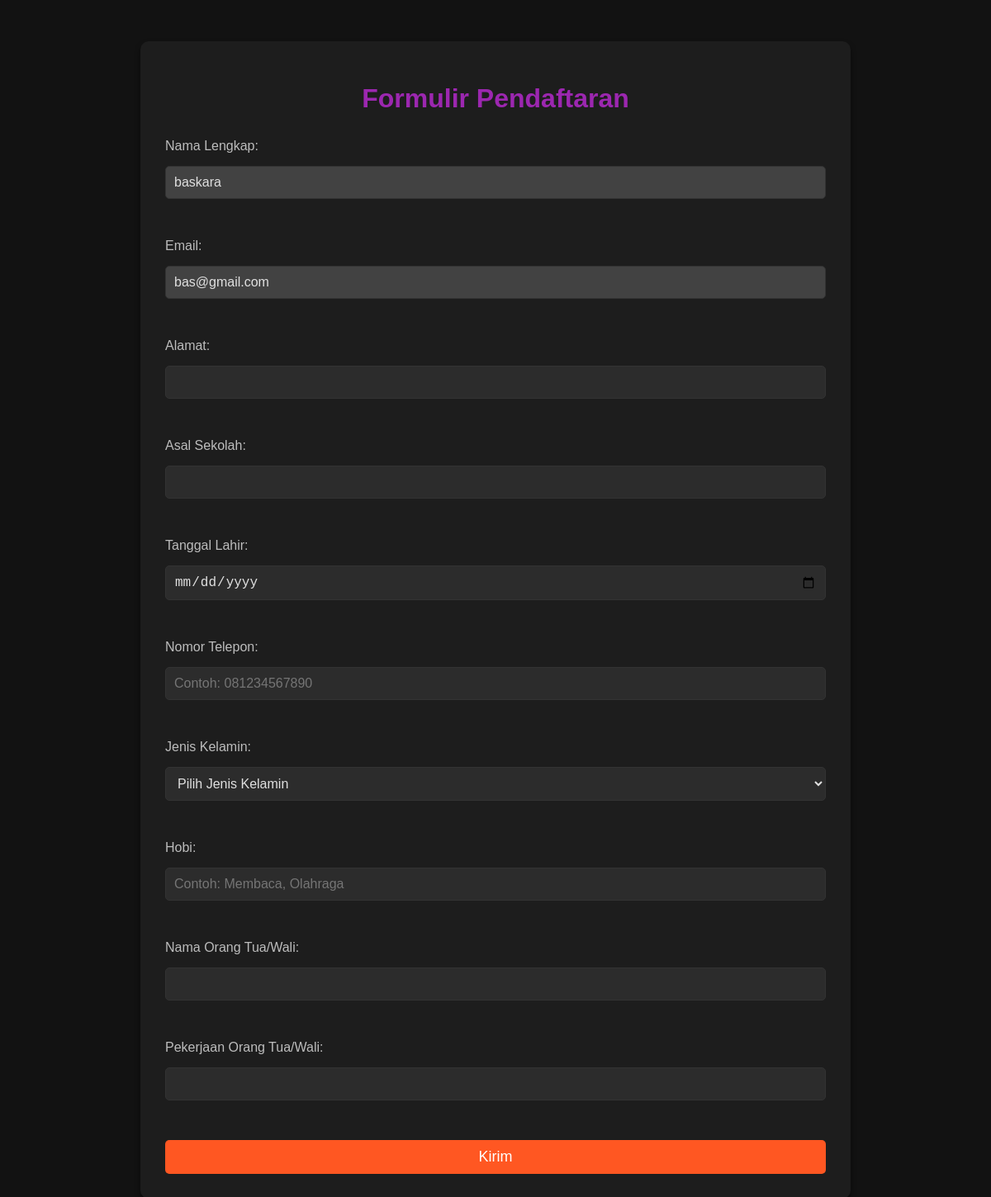
Before: /form/4 with the older database file.
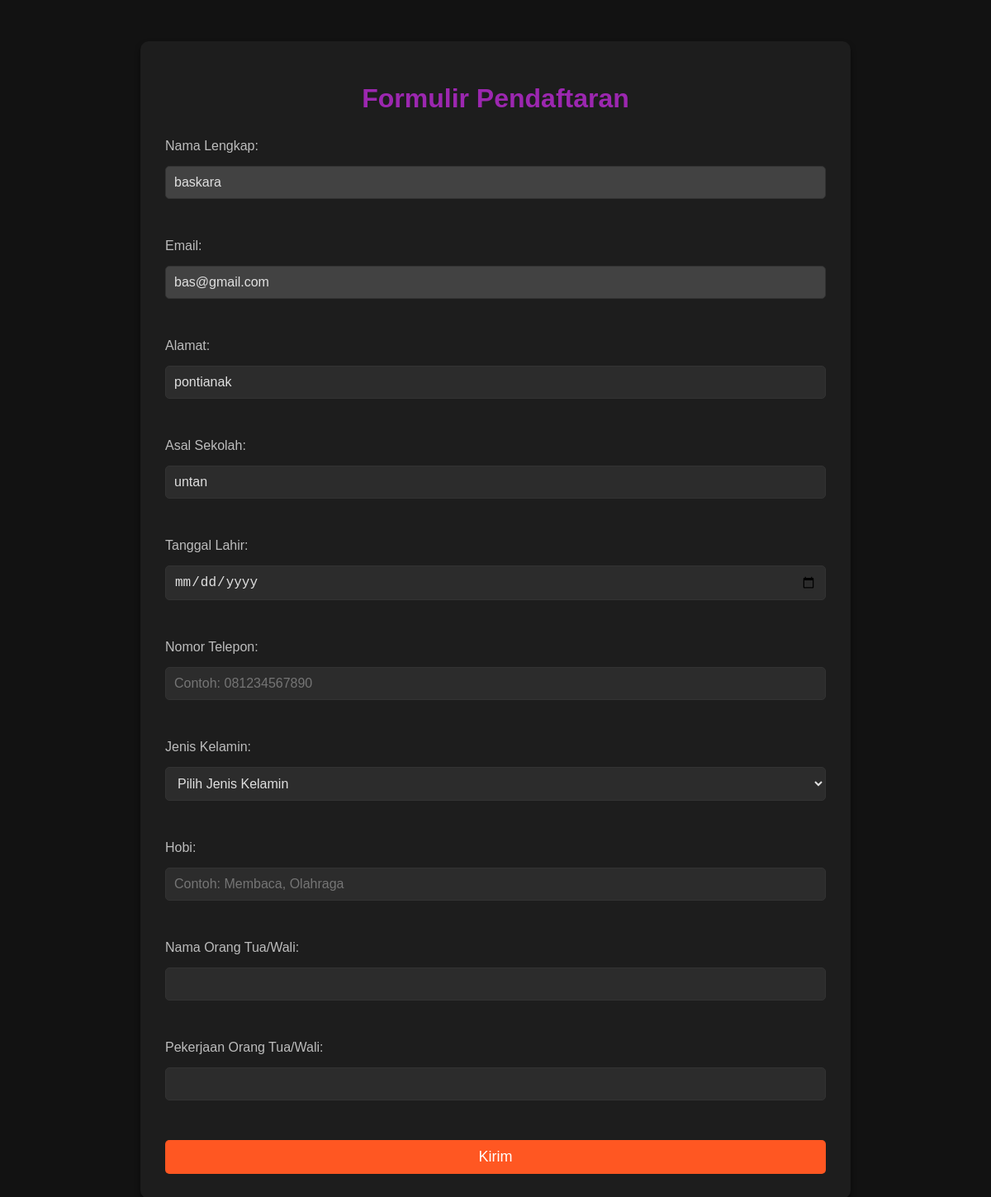
After: the same page with the newer database file.
### models.py (models this page shows)
class User(db.Model):
    id = db.Column(db.Integer, primary_key=True)
    name = db.Column(db.String(100), nullable=False)
    email = db.Column(db.String(100), unique=True, nullable=False)
    password = db.Column(db.String(100), nullable=False)
    status = db.Column(db.String(20), default='Pending')  # Pending, Approved, Rejected
    school = db.Column(db.String(100), nullable=True)  # Asal sekolah
    address = db.Column(db.String(200), nullable=True)  # Alamat
    birth_date = db.Column(db.Date, nullable=True)  # Tanggal lahir
    phone = db.Column(db.String(15), nullable=True)  # Nomor telepon
    gender = db.Column(db.String(20), nullable=True)  # Jenis kelamin
    hobby = db.Column(db.String(200), nullable=True)  # Hobi
    parent_name = db.Column(db.String(100), nullable=True)  # Nama orang tua/wali
    parent_job = db.Column(db.String(100), nullable=True)  # Pekerjaan orang tua/wali
    created_at = db.Column(db.DateTime, default=datetime.utcnow)  # Waktu pendaftaran

### app.py (the view, shortened to what this page needs)
@app.route('/form/<int:user_id>', methods=['GET', 'POST'])
def form(user_id):
    user = User.query.get(user_id)
    return render_template('form.html', user=user)

### templates/form.html (shortened to what this page needs)
<!DOCTYPE html>
<html>
<head>
    <link rel="stylesheet" type="text/css" href="{{ url_for('static', filename='css/form.css') }}">
</head>
<body>
    <div class="container">
        <h1>Formulir Pendaftaran</h1>
        <form method="POST">
            <label>Nama Lengkap:</label>
            <input type="text" name="full_name" value="{{ user.name }}" readonly><br>
            <label>Email:</label>
            <input type="email" name="email" value="{{ user.email }}" readonly><br>
            <label>Alamat:</label>
            <input type="text" name="address" value="{{ user.address or '' }}" required><br>
            <label>Asal Sekolah:</label>
            <input type="text" name="school" value="{{ user.school or '' }}" required><br>
            <label>Tanggal Lahir:</label>
            <input type="date" name="birth_date" required><br>
            <label>Nomor Telepon:</label>
            <input type="tel" name="phone" pattern="[0-9]{10,15}" placeholder="Contoh: 081234567890" required><br>
            <label>Jenis Kelamin:</label>
            <select name="gender" required>
                <option value="" disabled selected>Pilih Jenis Kelamin</option>
            </select><br>
            <label>Hobi:</label>
            <input type="text" name="hobby" placeholder="Contoh: Membaca, Olahraga"><br>
            <label>Nama Orang Tua/Wali:</label>
            <input type="text" name="parent_name" required><br>
            <label>Pekerjaan Orang Tua/Wali:</label>
            <input type="text" name="parent_job" required><br>
            <button type="submit">Kirim</button>
        </form>
    </div>
</body>
</html>

Changed rows visible on the page:
changed User "baskara": address (not shown) → "pontianak"; school (not shown) → "untan"
